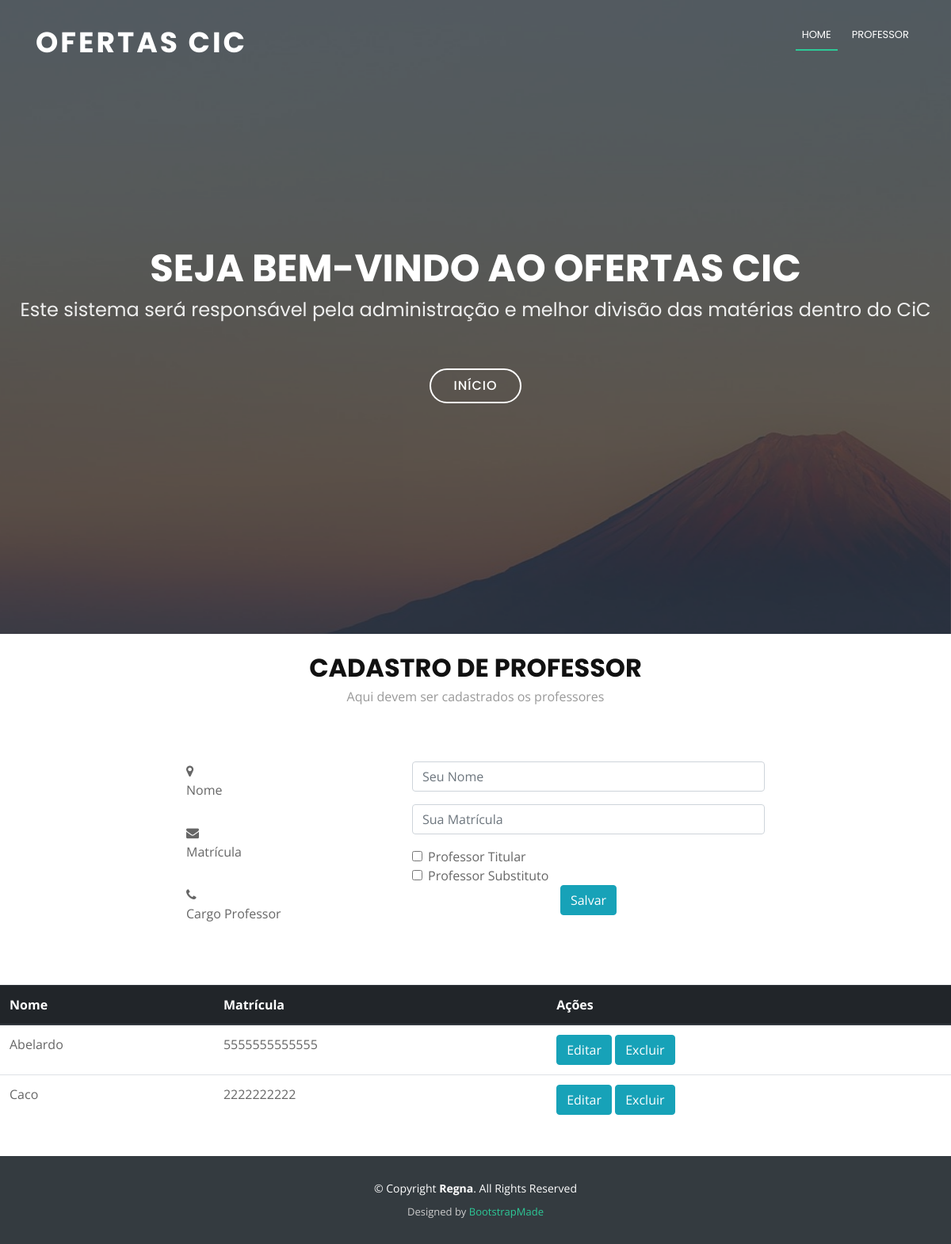
Before: /cms/cadastroProfessor/ with the older database file.
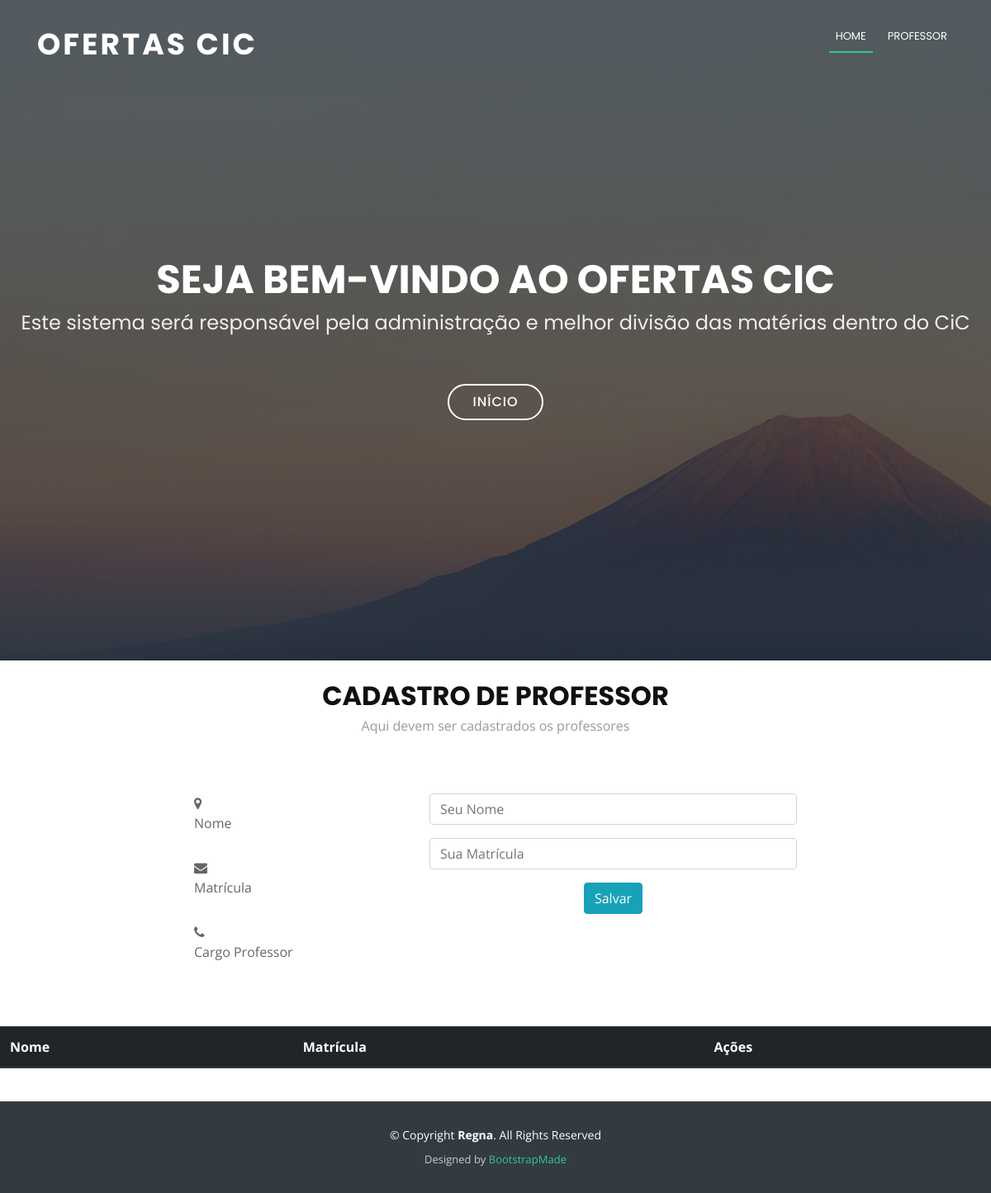
After: the same page with the newer database file.
### cms/models.py (models this page shows)
class tipo_professor(models.Model):
    id_tipo_professor = models.AutoField(primary_key = True)
    descricao = models.CharField('Descricao do tipo de professor', max_length = 500)
    ativo = models.BooleanField(default=True)
    objects = tipo_professor_manager()

class professor(models.Model):
    id_professor = models.AutoField(primary_key=True)
    nome = models.CharField('Nome do professor', max_length=500)
    matricula = models.CharField('Matricula do professor', max_length=500)
    id_tipo_professor = models.ForeignKey(tipo_professor, related_name='tipo_professor')
    ativo = models.BooleanField(default=True)
    objects = professor_manager()

### cms/views.py (the view)
def cadastroProfessor(request):
    context = {}
    if request.method == 'POST':
        form = ProfessorForm()
        tiposProfessor = form.carregarTipoProfessor()
        nome  = request.POST.get('nome')
        print(nome + '\n')
        matricula = request.POST.get('matricula')
        print(matricula + '\n')
        idProfessor = request.GET.get('editar')
        print(str(idProfessor) + '\n')
        for tipo in tiposProfessor:
            idTipoProfessor = request.POST.get(str(tipo.id_tipo_professor))
            print(str(idTipoProfessor) + '\n')
            if (idTipoProfessor == str(tipo.id_tipo_professor) or idTipoProfessor == 'on'):
                tipoProfessor = tipo_professor.objects.retornarPorId(tipo.id_tipo_professor).first()
                break
        professorSalvar = professor()
        if idProfessor != None:
            professorSalvar.id_professor = idProfessor
        professorSalvar.ativo = True
        professorSalvar.id_tipo_professor = tipoProfessor
        professorSalvar.nome = nome
        professorSalvar.matricula = matricula
        print('Cheguei no salvar \n')
        form.salvarProfessor(professorSalvar)
        professores = form.carregarProfessoresAlfabetico()
        return redirect('cadastroProfessor')
    else:
        idProfessor = request.GET.get('editar')
        if idProfessor != None:
            form = ProfessorForm()
            tiposProfessor = form.carregarTipoProfessor()
            professores = form.carregarProfessoresAlfabetico()
            professorEditar = form.retornarProfessorPorId(idProfessor)
            context['nome'] = professorEditar.nome
            context['matricula'] = professorEditar.matricula
            for tipo in tiposProfessor:
                if professorEditar.id_tipo_professor.id_tipo_professor == tipo.id_tipo_professor:
                    context[str(tipo.id_tipo_professor)] = tipo.id_tipo_professor
                    context['tipoProf'] = tipo.id_tipo_professor
                    break
        else:
            idProfessor = request.GET.get('excluir')
            if idProfessor != None:
                form = ProfessorForm()
                form.excluirProfessor(form.retornarProfessorPorId(idProfessor))
                tiposProfessor = form.carregarTipoProfessor()
                professores = form.carregarProfessoresAlfabetico()
            else:
                form = ProfessorForm()
                tiposProfessor = form.carregarTipoProfessor
                professores = form.carregarProfessoresAlfabetico()
    context['tiposProfessor'] = tiposProfessor
    context['form'] = form
    context['professores'] = professores
    template_name = 'oferta/cadastroProfessor.html'
    return render(request, template_name, context)

### cms/forms.py (shortened to what this page needs)
class ProfessorForm(forms.ModelForm):
    def carregarTipoProfessor(self):
        tipos = tipo_professor.objects.retornarTodos()
        return tipos
    def carregarProfessoresAlfabetico(self):
        return professor.objects.retornarTodosProfessoresAlfabetico()
    class Meta:
        model = professor
        fields = ('id_professor', 'nome', 'matricula', 'id_tipo_professor', 'ativo')

### cms/models.py (called while the page is built)
    def retornarTodos(self):
        return self.all()

    def retornarTodosProfessoresAlfabetico(self):
        return self.all().order_by('nome')

### cms/templates/oferta/cadastroProfessor.html (shortened to what this page needs)
{% extends "base.html" %}
{% load static  %}
{% block navbar %}
<ul class="nav-menu">
          <li class="menu-active"><a href="{% url 'index' %}">Home</a></li>
  <li><a href="#professor">Professor </a></li>
        </ul>
{% endblock %}
{% block content %}
<br id="contact">
      <div class="container wow fadeInUp">
        <div class="section-header">
          <h3 class="section-title">Cadastro de Professor</h3>
          <p class="section-description">Aqui devem ser cadastrados os professores</p>
        </div>
      </div>
<div class="container wow fadeInUp">
        <div class="row justify-content-center">
          <div class="col-lg-3 col-md-4">
            <div class="info">
              <div>
                <i class="fa fa-map-marker"></i>
                <p>Nome</p>
              </div>
              <div>
                <i class="fa fa-envelope"></i>
                <p>Matrícula</p>
              </div>
              <div>
                <i class="fa fa-phone"></i>
                <p>Cargo Professor</p>
              </div>
            </div>
          </div>
          <div class="col-lg-5 col-md-8">
            <div class="form">
              <form action="#professor" method="post">
                <div class="form-group">
                  <input type="text" name="nome" class="form-control" value="{{nome}}" id="name" placeholder="Seu Nome" data-rule="minlen:4" data-msg="Por favor digite pelo 4 caracteres" />
                </div>
                <div class="form-group">
                  <input type="number" class="form-control" value="{{matricula}}" name="matricula" id="email" placeholder="Sua Matrícula"/>
                </div>
                <div class="form-check">
                  {% for tipo in tiposProfessor %}
                    {% if tipoProf != tipo.id_tipo_professor %}
                      <input type="checkbox" class="form-check-input" id = "{{tipo.descricao}}" name="{{tipo.id_tipo_professor}}"/>
                      <label class="form-check-label" for="{{tipo.descricao}}">{{tipo.descricao}}</label>
                    {% else %}
                      <input type="checkbox" class="form-check-input" id = "{{tipo.descricao}}" value="{{tipo.id_tipo_professor}}" name="{{tipo.id_tipo_professor}}" checked/>
                      <label class="form-check-label" for="{{tipo.descricao}}">{{tipo.descricao}}</label>
                    {% endif %}
                  {% endfor %}
                </div>
                <div class="text-center"><button  class="btn btn-info"type="submit">Salvar</button></div>
              </form>
            </div>
          </div>
        </div>
      </div>
      <form method="get" action="#professorTable" >
      <table class="table">
        <thead class="thead-dark">
          <tr>
            <th scope="col">Nome</th>
            <th scope="col">Matrícula</th>
            <th scope="col">Ações</th>
          </tr>
        </thead>
        <tbody>
          {% for prof in professores %}
          <tr>
            <td>
              {{prof.nome}}
            </td>
            <td>
              {{prof.matricula}}
            </td>
            <td>
               <button class="btn btn-info" type="submit" value="{{prof.id_professor}}" name="editar" > Editar  </button>
               <button class="btn btn-info" type="submit" value="{{prof.id_professor}}" name="excluir"> Excluir </button>
            </td>
          </tr>
          {% endfor %}
        </tbody>
        </table>
        </form>
{% endblock %}

Changed rows visible on the page:
removed tipo_professor: descricao "Professor Titular"
removed tipo_professor: descricao "Professor Substituto"
removed professor: nome "Abelardo", matricula "5555555555555", {{ prof.id_professor }} 3 (drawn)
removed professor: nome "Caco", matricula "2222222222", {{ prof.id_professor }} 2 (drawn)
